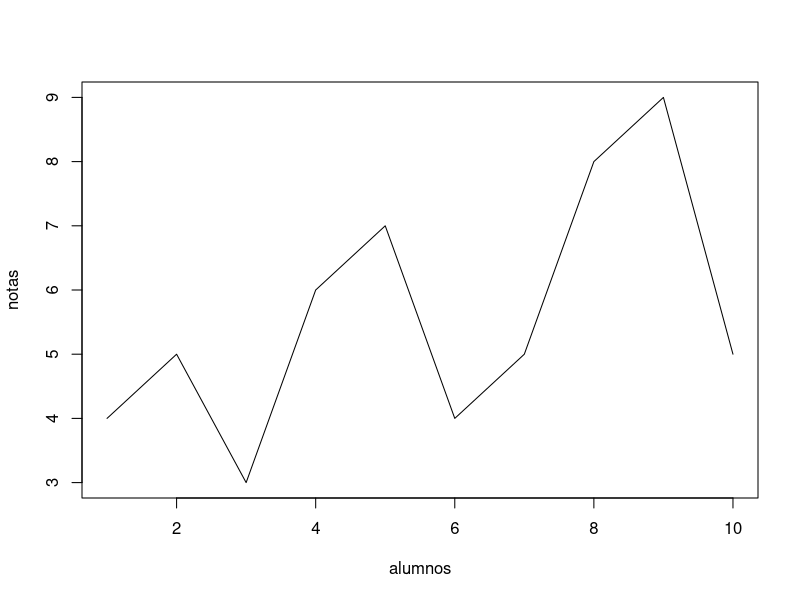
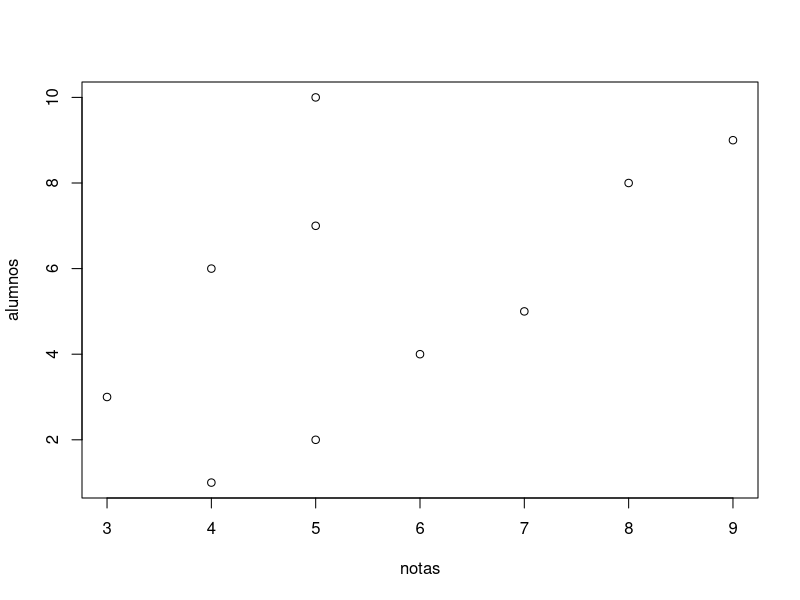
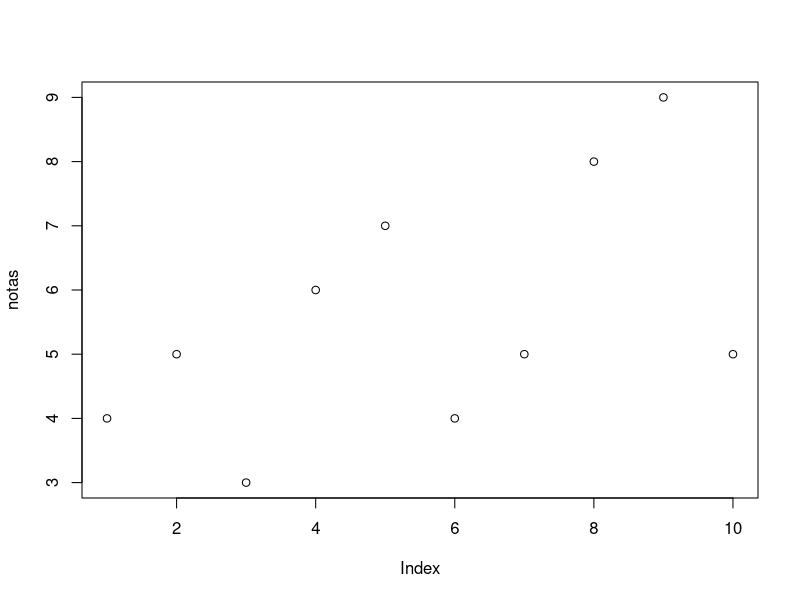
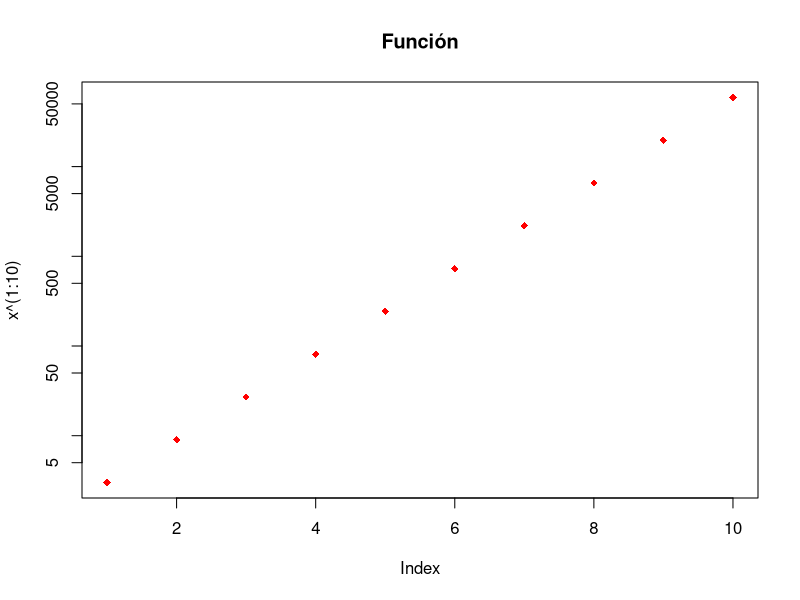
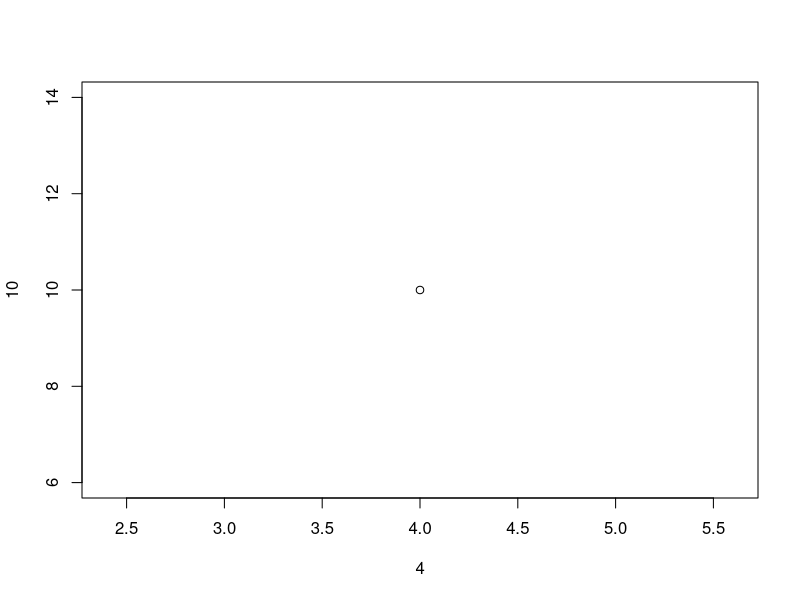
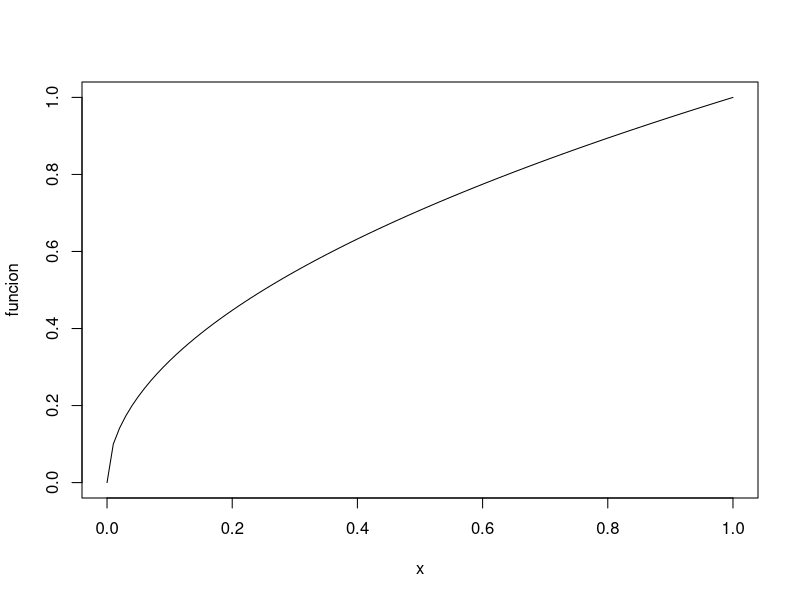
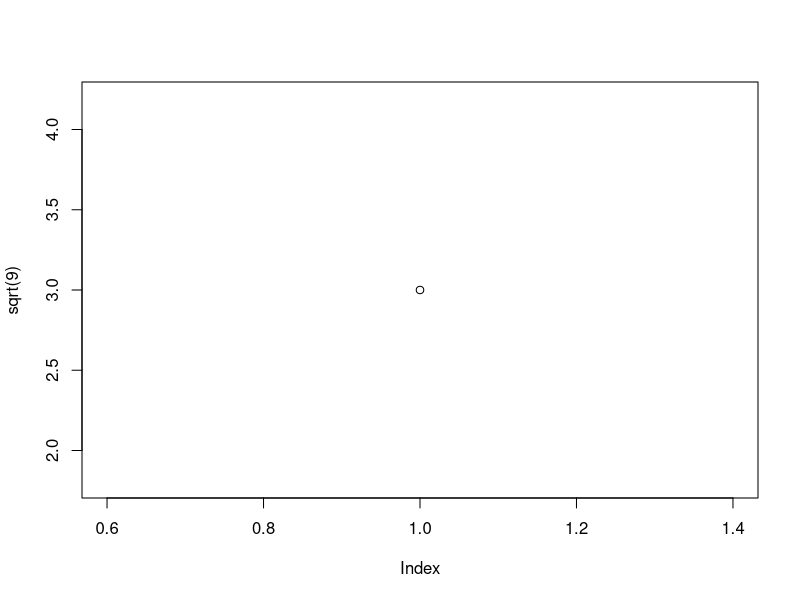
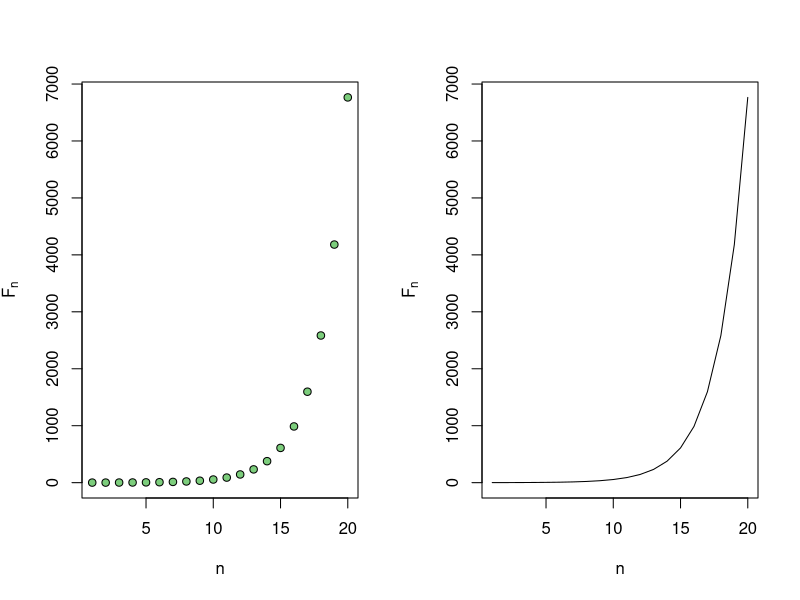

These figures' R source, in order:
alumnos = c(1:10)
notas = c(4,5,3,6,7,4,5,8,9,5)
plot(alumnos, notas, type = "l")
plot(notas, alumnos)
plot(notas)
x=3
plot(x^(1:10),log = "y", pch = 18, main = "Función", col = "red")
plot(4,10)
funcion = function(x){
  sqrt(x)
}
plot(funcion)
plot(sqrt(9))

#Fibonacci
n= c(1:20)
par(mfrow = c(1:2)) #le digo que quiero que los gráficos estén en una distribución 1 fila y dos columnas
fib = (1/sqrt(5))*((1+sqrt(5))/2)^n - (1/sqrt(5))*((1-sqrt(5))/2)^n
plot(fib, xlab = "n", ylab = expression(F[n]), bg = "palegreen3", pch = 21)
plot(fib, type = "l", xlab = "n", ylab = expression(F[n]), bg = "blue", pch = 21)

x = c(50:59)
y = c(2,9,25,3,100,77,62,54,19,40)
plot(x,y, pch = 23, cex = 2, col = "blue", type = "p")
plot(x,y, pch = 23, cex = 2, col = "blueviolet", type = "l")
plot(x,y, pch = 23, cex = 2, col = "gold", type = "b")
plot(x,y, pch = 23, cex = 2, col = "deeppink", type = "o")
plot(x,y, pch = 23, cex = 2, col = "springgreen", type = "h")
plot(x,y, pch = 23, cex = 2, col = "firebrick1", type = "s")
par(mfrow = c(1,1))
curve(x^2-3*x+30, 
      from = -15, 
      to =  15, 
      main = "Una parábola",
      xlab = expression(x),
      ylab = expression(x^2-3*x+30))

funcion = function(x){
  x^2-3*x+30
}
i = c(-15:15)
plot(i,funcion(i))

curve(5*2^x, -10, 25,
      ylab = expression(y = 5*2^x))

curve(3*x, -10, 20, 
      col = "blue",
      main = "Dos rectas con pendiente opuesta")
curve(-3*x, -10, 20, 
      col = "green",
      add = TRUE)
legend(13,10, col = c("blue", "green"), 
       legend = c(expression(3*x), expression(-3*x)),
       bg = "grey",
       lwd = 2,
       xjust = 0.3)
abline(h=0,col = "red", lwd = 5)

curve(2*x+7, col = "dodgerblue4", lwd = 2, add = TRUE)

help("abline")

